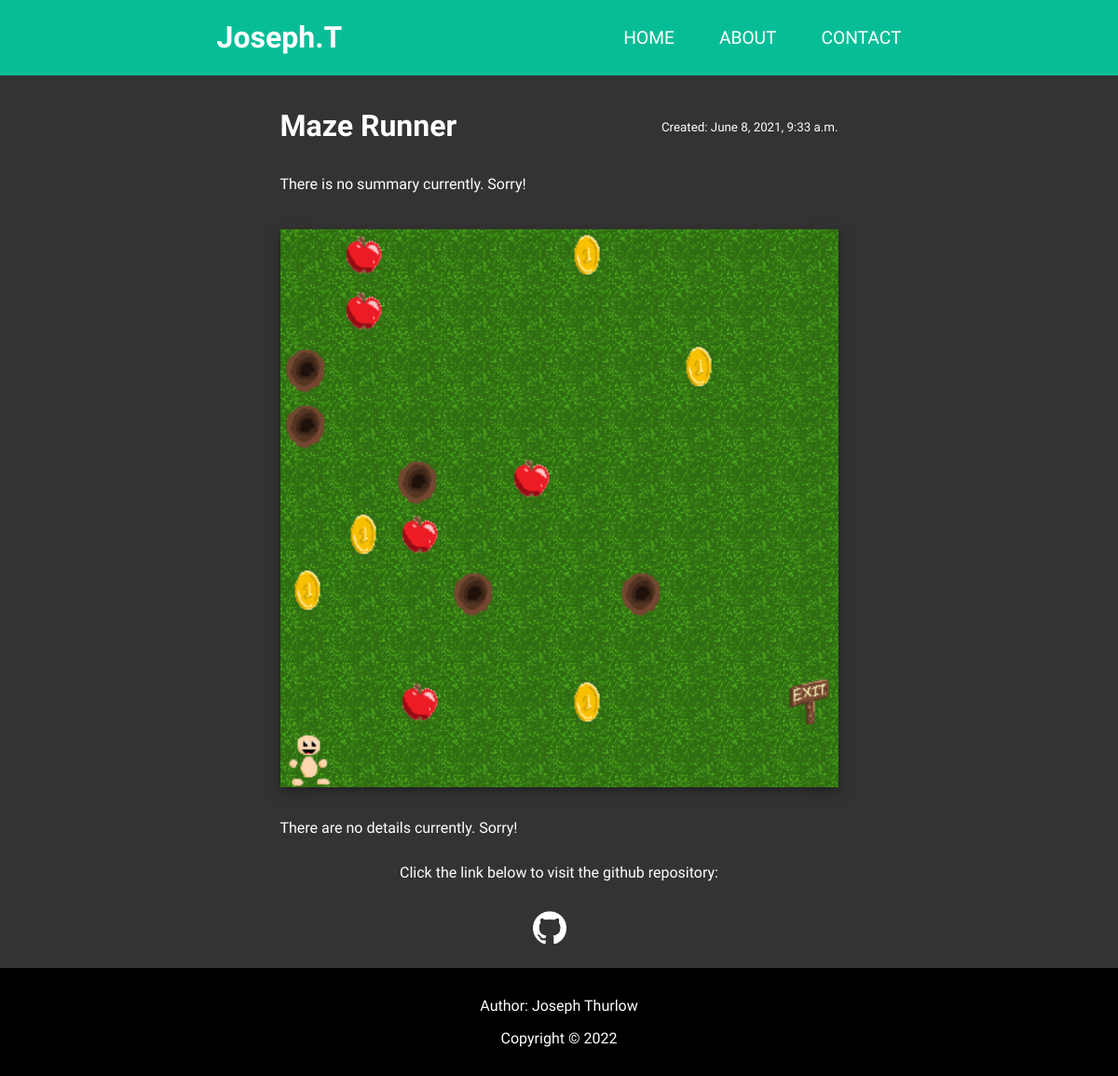
The page /portfolio/1/ on the database its author committed.
### portfolio/models.py (models this page shows, shortened)
class PortfolioItem(models.Model):
    item_title = models.CharField(max_length=200)
    item_date = models.DateTimeField('date published')
    item_hits = models.IntegerField(default=0)
    item_summary = models.TextField('summary', default="There is no summary currently. Sorry!")
    item_img_id = models.CharField(max_length=150)
    item_git_link = models.CharField(max_length=100, null=True)
    item_details = models.TextField('details', default="There are no details currently. Sorry!")

### portfolio/views.py (the view)
# urls.py: path('<int:item_id>/', views.detail, name='detail'),
def detail(request, item_id):
    try:
        item = PortfolioItem.objects.get(pk=item_id)
        template = loader.get_template('portfolio/details.html')
        context = {
            'item': item,
        }
    except PortfolioItem.DoesNotExist:
        raise Http404("Item does not exist")
    return HttpResponse(template.render(context, request))

### portfolio/templates/portfolio/details.html (shortened to what this page needs)
<!DOCTYPE html>
<html lang="en">
    <head>
      {% load static %}
      <link rel="stylesheet" type="text/css" href="{% static 'styles/styles.css' %}" />
    </head>
  <body>
    <header>
      <h1 class="logo">Joseph.T</h1>
      <nav>
        <ul>
          <li><a href="/portfolio/#home">Home</a></li>
          <li><a href="/portfolio/#about">About</a></li>
          <li><a href="/portfolio/#contact">Contact</a></li>
        </ul>
      </nav>
    </header>
    <div class="main">
      <div class="detail-container">
        <div class="detail-display">
          <div class="detail-title">
            <p style="text-align: left; font-size: 2em; margin-top: 0.5em; margin-bottom: 0.5em;">
              <b>
              {{ item.item_title }}
              </b>
            </p>
            <div style="text-align: right;">
              <small>Created: {{ item.item_date }}</small>
            </div>
          </div>
          <div class="detail-text-block summary-text-block">
            <p>{{ item.item_summary }}</p>
          </div>
          <img class= "detail-image" src="{% static 'images/portfolioitems/'|add:item.item_img_id|add:'.png' %}"/>
          <div class="detail-text-block" style="padding-top: 2em;">{{ item.item_details |safe }}</div>
          <p>Click the link below to visit the github repository:</p>
          <div class="github-link-block">
            <img class="github-logo" src="{% static 'images/links/github-mark/github-mark-white.png' %}"/>
            <a href="{{ item.item_git_link }}">
              <span class="link-spanner"></span>
            </a>
          </div>
        </div>
      </div>
    </div>
    <div class="footer-container">
      <p class="footer">Author: Joseph Thurlow</p>
      <p class="footer">Copyright &copy 2022</p>
    </div>
  </body>
</html>

### portfolio/static/styles/styles.css (style rules this page uses)
:root { --teal: rgba(0, 214, 170, .85); }
a { color: inherit; text-decoration: inherit; }
body { margin: 0; background: black; font-family: 'Work Sans', sans-serif; font-weight: 400; background-color: #333; background-blend-mode: multiply; background-size: cover; }
.main { padding-top: 100px; padding-left: 2em; padding-right: 2em; max-width: 1000px; margin: auto; color: white; }
img { max-width: 100%; display: block; }
.footer-container { text-align: center; color: white; background: black; padding: 15px; display: block; }
header { background: var(--teal); text-align: center; position: fixed; color: white; z-index: 999; width: 100%; }
nav { position: absolute; text-align: left; top: 100%; left: 0; background: var(--teal); width: 100%; transform: scale(1, 0); transform-origin: top; transition: transform 400ms ease-in-out; }
nav ul { margin: 0; padding: 0; list-style: none; }
nav li { margin-bottom: 1em; margin-left: 1em; }
nav a { color: white; text-decoration: none; font-size: 1.2rem; text-transform: uppercase; opacity: 0; transition: opacity 150ms ease-in-out; }
@media screen and (min-width: 800px) { header { display: grid; grid-template-columns: 1fr auto minmax(600px, 1fr) 1fr; } }
@media screen and (min-width: 800px) { .logo { grid-column: 2/3; color: white; } }
@media screen and (min-width: 800px) { nav { all: unset; grid-column: 3/4; display: flex; justify-content: flex-end; align-items: center; } }
@media screen and (min-width: 800px) { nav ul { display: flex; } }
@media screen and (min-width: 800px) { nav a { opacity: 1; } }
@media screen and (min-width: 800px) { nav li { margin-left: 3em; margin-bottom: 0; } }
.detail-container { display: flex; justify-content: center; }
.detail-display { display: inline-block; text-align: center; max-width: 600px; padding-bottom: 10px; }
.detail-title { display: grid; align-items: center; grid-template-columns: 1fr 1fr; column-gap: 5px; }
.detail-image { max-width: 100%; height: auto; width: auto\9; box-shadow: 0 4px 8px 0 rgba(0, 0, 0, 0.2), 0 6px 20px 0 rgba(0, 0, 0, 0.19); }
.github-link-block { position: relative; display: flex; gap: 10px; align-items: center; justify-content: center; padding-top: 1em; padding-bottom: 1em; z-index: 998; }
.link-spanner { position:absolute; width:100%; height:100%; top:0; left: 0; z-index: 999; }
.github-logo { height: 35px; width: auto; }
.detail-text-block { text-align: left; line-height: 1.5; padding-bottom: 10px; }
.summary-text-block { padding-bottom: 20px; }

### rows shown on the page
PortfolioItem: item_title "Maze Runner", item_date "June 8, 2021, 9:33 a.m.", item_summary "There is no summary currently. Sorry!", item_img (picture), item_details "There are no details currently. Sorry!"
